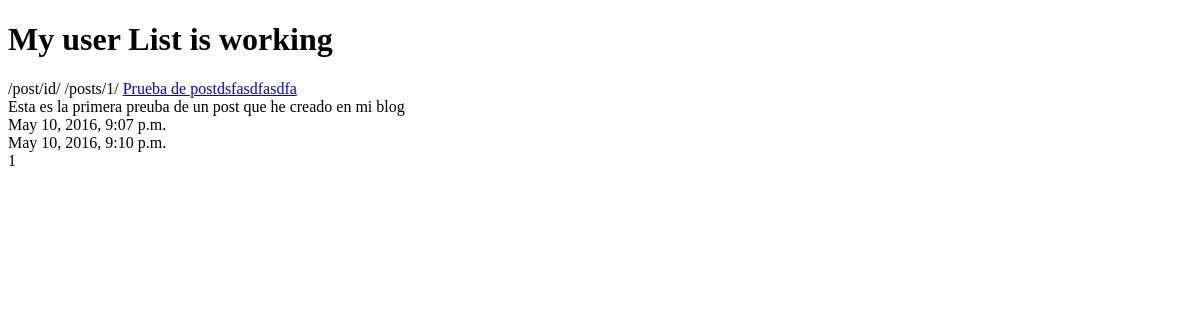
Before: /posts/ (signed in) with the older database file.
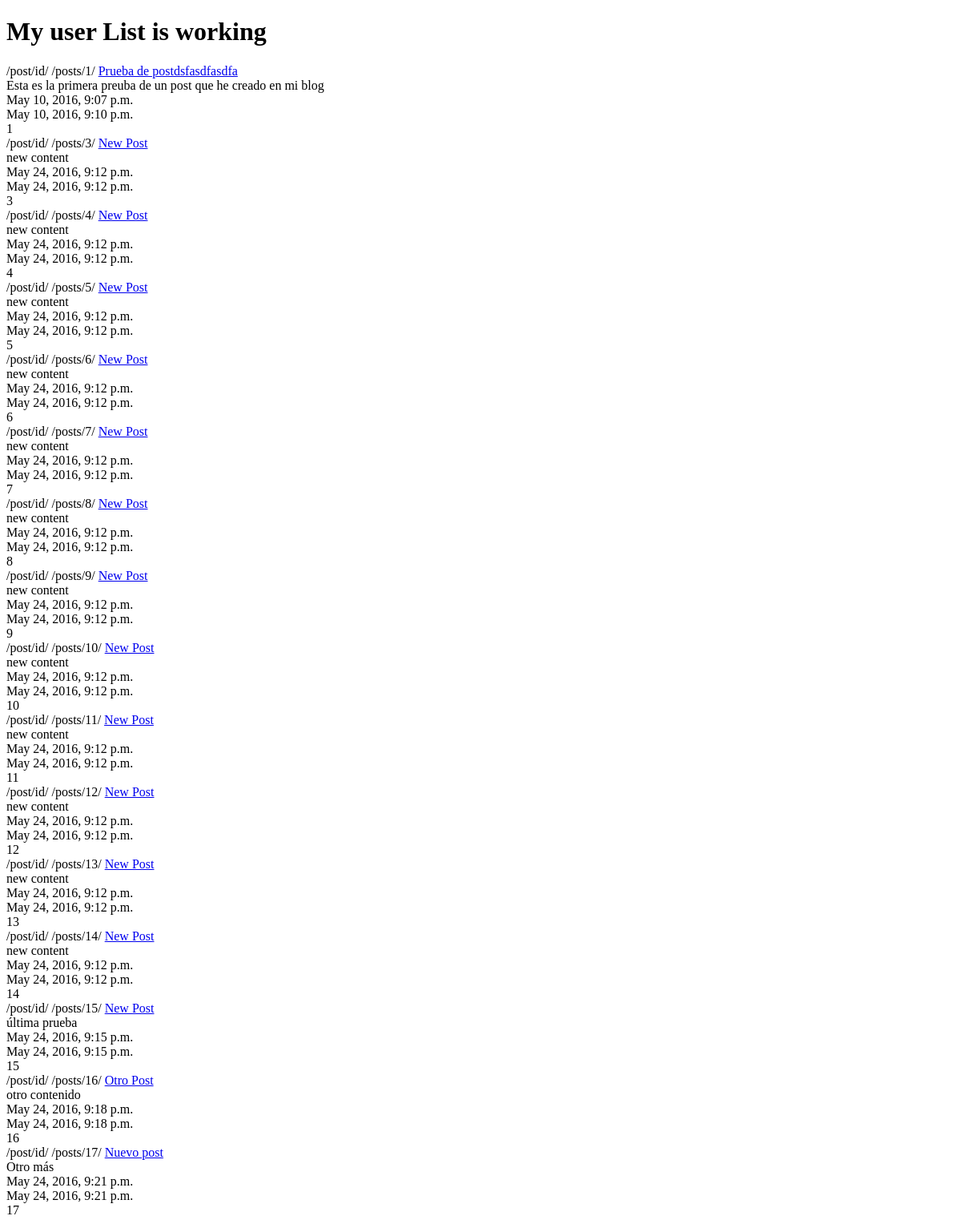
After: the same page with the newer database file.
### posts/models.py (models this page shows, shortened)
class Post(models.Model):
	title = models.CharField(max_length = 120)
	content = models.TextField()
	updated = models.DateTimeField(auto_now = True, auto_now_add= False)
	timestamp = models.DateTimeField(auto_now = False, auto_now_add= True)
	def get_absolute_url(self):
		return reverse("posts:post_detail", kwargs={"id": self.id})

### posts/views.py (the view)
def post_list(request):  #list items
	if request.user.is_authenticated():
		queryset = Post.objects.all()
		context = {
			"object_list": queryset,
			"title": "My user List"
		}
	else:
		context = {
			"title": "List"
		}
	return render (request, "index.html",context)

### templates/index.html (shortened to what this page needs)
	<!DOCTYPE html>
<html>
<head>
</head>
<body>
<h1> {{ title }} is working</h1>
{% for obj in object_list %}
/post/id/
{% url "posts:post_detail" id=obj.id %}
<a href='{{ obj.get_absolute_url }}'>{{ obj.title}}</a><br/>
{{ obj.content}}<br/>
{{ obj.timestamp}}<br/>
{{ obj.updated}}<br/>
{{ obj.id}}<br/>
{% endfor %}
</body>
</html>

Changed rows visible on the page:
added Post: id "/posts/3/", title "New Post", content "new content", timestamp "May 24, 2016, 9:12 p.m.", updated "May 24, 2016, 9:12 p.m.", id "3"
added Post: id "/posts/4/", title "New Post", content "new content", timestamp "May 24, 2016, 9:12 p.m.", updated "May 24, 2016, 9:12 p.m.", id "4"
added Post: id "/posts/5/", title "New Post", content "new content", timestamp "May 24, 2016, 9:12 p.m.", updated "May 24, 2016, 9:12 p.m.", id "5"
added Post: id "/posts/6/", title "New Post", content "new content", timestamp "May 24, 2016, 9:12 p.m.", updated "May 24, 2016, 9:12 p.m.", id "6"
added Post: id "/posts/7/", title "New Post", content "new content", timestamp "May 24, 2016, 9:12 p.m.", updated "May 24, 2016, 9:12 p.m.", id "7"
added Post: id "/posts/8/", title "New Post", content "new content", timestamp "May 24, 2016, 9:12 p.m.", updated "May 24, 2016, 9:12 p.m.", id "8"
added Post: id "/posts/9/", title "New Post", content "new content", timestamp "May 24, 2016, 9:12 p.m.", updated "May 24, 2016, 9:12 p.m.", id "9"
added Post: id "/posts/10/", title "New Post", content "new content", timestamp "May 24, 2016, 9:12 p.m.", updated "May 24, 2016, 9:12 p.m.", id "10"
added Post: id "/posts/11/", title "New Post", content "new content", timestamp "May 24, 2016, 9:12 p.m.", updated "May 24, 2016, 9:12 p.m.", id "11"
added Post: id "/posts/12/", title "New Post", content "new content", timestamp "May 24, 2016, 9:12 p.m.", updated "May 24, 2016, 9:12 p.m.", id "12"
added Post: id "/posts/13/", title "New Post", content "new content", timestamp "May 24, 2016, 9:12 p.m.", updated "May 24, 2016, 9:12 p.m.", id "13"
added Post: id "/posts/14/", title "New Post", content "new content", timestamp "May 24, 2016, 9:12 p.m.", updated "May 24, 2016, 9:12 p.m.", id "14"
added Post: id "/posts/15/", title "New Post", content "última prueba", timestamp "May 24, 2016, 9:15 p.m.", updated "May 24, 2016, 9:15 p.m.", id "15"
added Post: id "/posts/16/", title "Otro Post", content "otro contenido", timestamp "May 24, 2016, 9:18 p.m.", updated "May 24, 2016, 9:18 p.m.", id "16"
added Post: id "/posts/17/", title "Nuevo post", content "Otro más", timestamp "May 24, 2016, 9:21 p.m.", updated "May 24, 2016, 9:21 p.m.", id "17"
